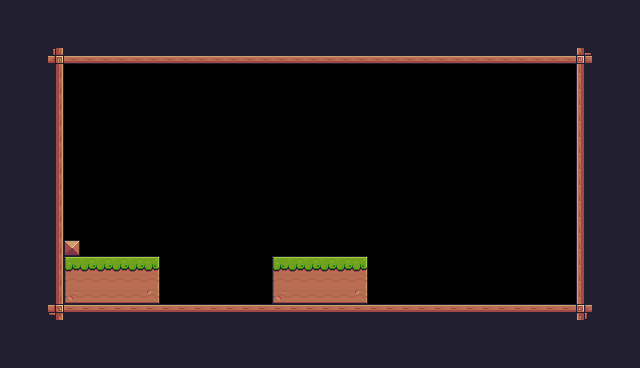

This game map was drawn from its Tiled (.tmx) file and the tilesets committed beside it. A one-line description and the full map source follow:
An orthogonal 40x23 tile map with 16x16 px tiles, 1 tile layer (Background) and 1 object (Player).

<map version="1.10" tiledversion="1.11.0" orientation="orthogonal" renderorder="right-down" width="40" height="23" tilewidth="16" tileheight="16" infinite="0" nextlayerid="3" nextobjectid="3">
 <tileset firstgid="1" source="Pixel Adventure.tsx" />
 <layer id="1" name="Background" width="40" height="23">
  <data encoding="csv">
24,24,24,24,24,24,24,24,24,24,24,24,24,24,24,24,24,24,24,24,24,24,24,24,24,24,24,24,24,24,24,24,24,24,24,24,24,24,24,24,
24,24,24,24,24,24,24,24,24,24,24,24,24,24,24,24,24,24,24,24,24,24,24,24,24,24,24,24,24,24,24,24,24,24,24,24,24,24,24,24,
24,24,24,24,24,24,112,112,112,24,24,24,24,24,24,24,24,24,24,24,24,24,24,24,24,24,24,24,24,24,24,24,24,24,24,24,24,24,24,24,
24,24,24,135,134,134,134,134,134,134,134,134,134,134,134,134,134,134,134,134,134,134,134,134,134,134,134,134,134,134,134,134,134,134,134,134,133,24,24,24,
24,24,24,113,0,0,0,0,0,0,0,0,0,0,0,0,0,0,0,0,0,0,0,0,0,0,0,0,0,0,0,0,0,0,0,0,111,24,24,24,
24,24,24,113,0,0,0,0,0,0,0,0,0,0,0,0,0,0,0,0,0,0,0,0,0,0,0,0,0,0,0,0,0,0,0,0,111,24,24,24,
24,24,24,113,0,0,0,0,0,0,0,0,0,0,0,0,0,0,0,0,0,0,0,0,0,0,0,0,0,0,0,0,0,0,0,0,111,24,24,24,
24,24,24,113,0,0,0,0,0,0,0,0,0,0,0,0,0,0,0,0,0,0,0,0,0,0,0,0,0,0,0,0,0,0,0,0,111,24,24,24,
24,24,24,113,0,0,0,0,0,0,0,0,0,0,0,0,0,0,0,0,0,0,0,0,0,0,0,0,0,0,0,0,0,0,0,0,111,24,24,24,
24,24,24,113,0,0,0,0,0,0,0,0,0,0,0,0,0,0,0,0,0,0,0,0,0,0,0,0,0,0,0,0,0,0,0,0,111,24,24,24,
24,24,24,113,0,0,0,0,0,0,0,0,0,0,0,0,0,0,0,0,0,0,0,0,0,0,0,0,0,0,0,0,0,0,0,0,111,24,24,24,
24,24,24,113,0,0,0,0,0,0,0,0,0,0,0,0,0,0,0,0,0,0,0,0,0,0,0,0,0,0,0,0,0,0,0,0,111,24,24,24,
24,24,24,113,0,0,0,0,0,0,0,0,0,0,0,0,0,0,0,0,0,0,0,0,0,0,0,0,0,0,0,0,0,0,0,0,111,24,24,24,
24,24,24,113,0,0,0,0,0,0,0,0,0,0,0,0,0,0,0,0,0,0,0,0,0,0,0,0,0,0,0,0,0,0,0,0,111,24,24,24,
24,24,24,113,0,0,0,0,0,0,0,0,0,0,0,0,0,0,0,0,0,0,0,0,0,0,0,0,0,0,0,0,0,0,0,0,111,24,24,24,
24,24,24,113,35,0,0,0,0,0,0,0,0,0,0,0,0,0,0,0,0,0,0,0,0,0,0,0,0,0,0,0,0,0,0,0,111,24,24,24,
24,24,24,113,7,8,8,8,8,9,0,0,0,0,0,0,0,7,8,8,8,8,9,0,0,0,0,0,0,0,0,0,0,0,0,0,111,24,24,24,
24,24,24,113,29,30,30,30,30,31,0,0,0,0,0,0,0,29,30,30,30,30,31,0,0,0,0,0,0,0,0,0,0,0,0,0,111,24,24,24,
24,24,24,113,51,52,52,52,52,53,0,0,0,0,0,0,0,51,52,52,52,52,53,0,0,0,0,0,0,0,0,0,0,0,0,0,111,24,24,24,
24,24,24,91,90,90,90,90,90,90,90,90,90,90,90,90,90,90,90,90,90,90,90,90,90,90,90,90,90,90,90,90,90,90,90,90,89,24,24,24,
24,24,24,24,24,24,24,24,24,24,24,24,24,24,24,24,24,24,24,24,24,24,24,24,24,24,24,24,24,24,24,24,24,24,24,24,24,24,24,24,
24,24,24,24,24,24,24,24,24,24,24,24,24,24,24,24,24,24,24,24,24,24,24,24,24,24,24,24,24,24,24,24,24,24,24,24,24,24,24,24,
24,24,24,24,24,24,24,24,24,24,24,24,24,24,24,24,24,24,24,24,24,24,24,24,24,24,24,24,24,24,24,24,24,24,24,24,24,24,24,24
</data>
 </layer>
 <objectgroup id="2" name="Spawnpoints">
  <object id="1" name="Player" type="Player" x="80" y="224" width="32" height="32" />
 </objectgroup>
</map>
